Frame 1 (no input): blank canvas, image omitted
Frame 60 (no input): blank canvas, image omitted
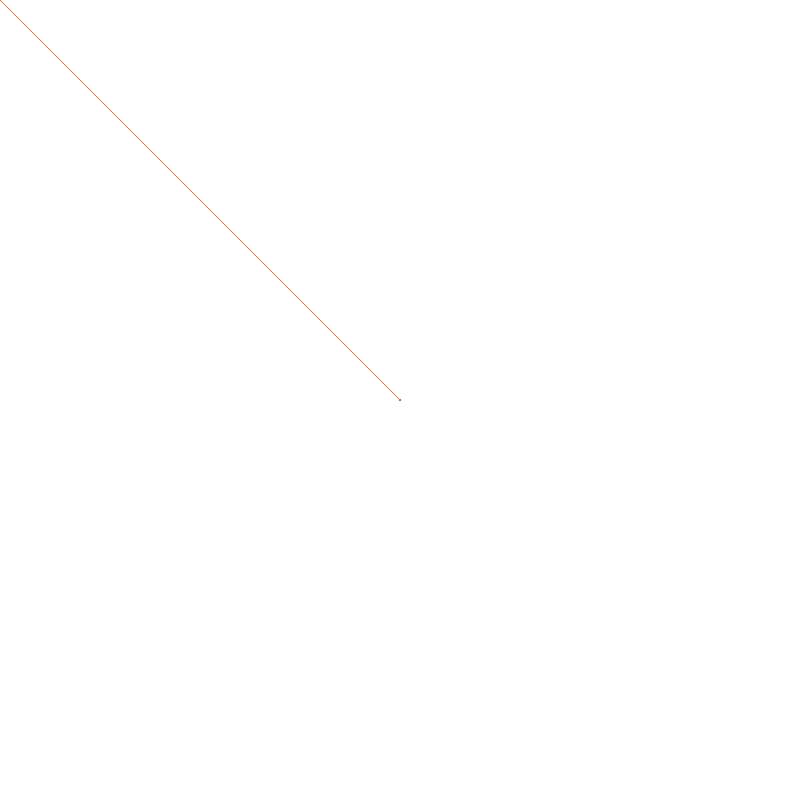
Frame 120 (the mouse pressed at the canvas centre since frame 60)

The p5.js sketch whose frames 1 and 60 were blank and that drew this single picture after the mouse press (run headless with seeded random() and noise() and a simulated clock; from frame 60 on, the mouse is pressed at the canvas centre):

// p5.js sketch
// ── sketch.js
function setup() {
 // put setup code here
  createCanvas(800, 800);
  background(255);
}

function draw() {
  stroke(random(0,255), random(0,255), random(0,255));
  if(mouseIsPressed === true){
    line(mouseX, mouseY, pmouseX, pmouseY);
  }
}
